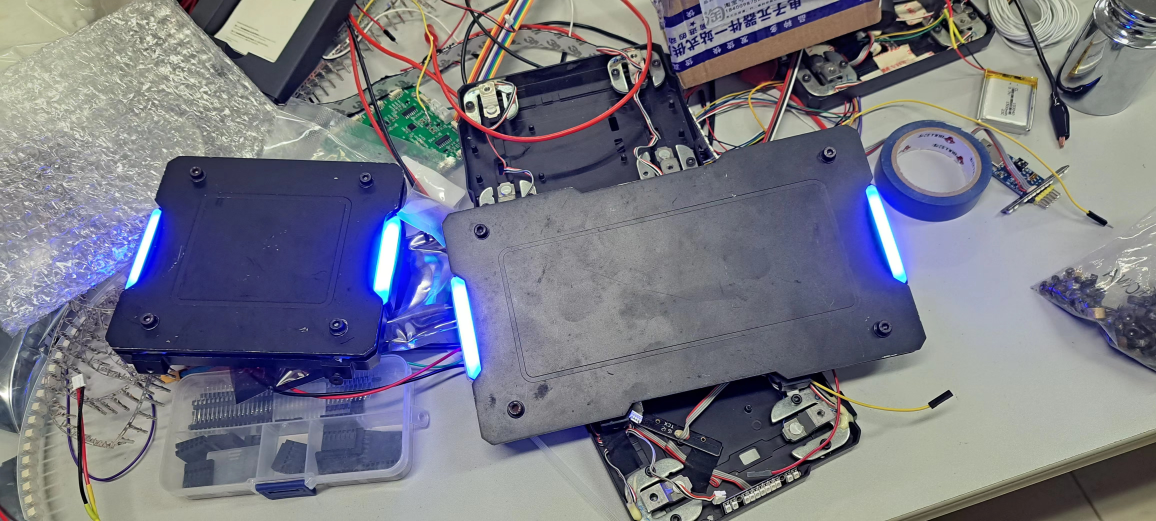
#> input picture 1.jpg, 4624 x 2084 px (shown at 1/4 size)
$ python -i TrackMuliexp.py   (imports and definitions only)
#> lines starting #> are read from the running program, lines starting #| are printed output that depends on the picture; after the words box and inside, x2 and y2 are one past the last pixel; in counts of white or black regions, pixels touching at a corner belong together
#> further down, picture is the input picture: shape (2084, 4624, 3); mean B, G, R 131.9, 119.7, 118.4
from pathlib import Path
import time
from ultralytics import YOLO
import numpy as np
import cv2
from concurrent.futures import ThreadPoolExecutor
from collections import deque


# ============================================================
# CONFIGURATION
# ============================================================

root = Path(__file__).resolve().parent

videos = [
    "[BLUR_TEST]RoboMasterTestVideo3.mp4",
    "RoboMasterTestVideo2.mp4",
]

IMGSZ = 418 + 32 * 5
CONF = 0.1
DEVICE = 0

# Maximum distance allowed when associating plate centers.
MAX_TRACK_DISTANCE = 150


# Number of frames to skip after successful association.
SKIP_FRAMES = 2

# Maximum outstanding asynchronous color-grouping jobs.
MAX_PENDING = 2

MIN_MATCH_RATIO = 0.70


# ============================================================
# PLATE / ROBOT CLASSES
# ============================================================

class plate:
    # [4 lines left out: function __init__, not called in this run]

    def move(self, dx, dy):
        self.x += dx
        self.y += dy


class robot:
    # [5 lines left out: function __init__, not called in this run]

    def move(self, dx, dy):
        self.x += dx
        self.y += dy


# ============================================================
# ROI TRACK CLASS
# ============================================================

class Track:
    # [22 lines left out: functions __init__, update, get_roi, not called in this run]


tracks = []
plates = {}


# ============================================================
# PLATE CENTER EXTRACTION
# ============================================================

# [132 lines left out: functions get_centers, match_plates, calcChange, predict_boxes, checkSet, not called in this run]


# ============================================================
# HSV COLOR DETECTION
# ============================================================

def color_detection(frame):
    """
    Runs on CPU.

    Receives the original frame.
    Does not modify the original frame.

    Returns:
        List of (color, bounding_box) tuples.
    """

    hsv = cv2.cvtColor(frame, cv2.COLOR_BGR2HSV)
#> hsv: shape (2084, 4624, 3); mean H, S, V 84, 59.2, 139.8

    color_ranges = {
        "red": [
            (
                np.array([0, 100, 100]),
                np.array([10, 255, 255])
            ),
            (
                np.array([170, 100, 100]),
                np.array([180, 255, 255])
            )
        ],

        "blue": [
            (
                np.array([100, 100, 100]),
                np.array([130, 255, 255])
            )
        ]
    }

    detections = []

    for color, ranges in color_ranges.items():

        mask = np.zeros(
            hsv.shape[:2],
            dtype=np.uint8
        )

        for lower, upper in ranges:
            mask |= cv2.inRange(
                hsv,
                lower,
                upper
            )

        contours, _ = cv2.findContours(
            mask,
            cv2.RETR_EXTERNAL,
            cv2.CHAIN_APPROX_SIMPLE
        )

        for contour in contours:

            if cv2.contourArea(contour) > 100:

                x, y, w, h = cv2.boundingRect(contour)

                detections.append(
                    (color, (x, y, w, h))
                )
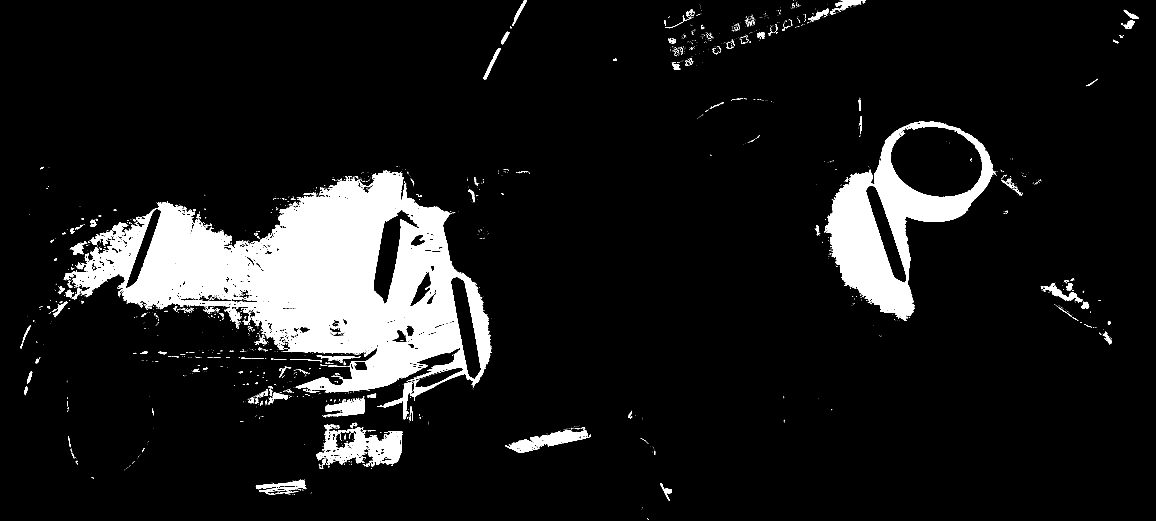
#> mask: shape (2084, 4624) (shown at 1/4 size); 9.7% white; 2248 white regions (1945 under 20 px), largest, box (x1, y1, x2, y2) and area: (255, 682, 1967, 1590) 661470, (3297, 485, 3983, 1284) 172806, (1266, 1710, 1609, 1860) 25241
#> after the loop, detections = 120 items

    return detections


# ============================================================
# MATCH PLATES TO COLOR REGIONS
# ============================================================

# [446 lines left out: functions grouping, track_video, main, not called in this run]


# [2 lines not run here, left out]

>>> import cv2
>>> picture = cv2.imread('1.jpg')
>>> result = color_detection(picture)
#> result = 120 items
